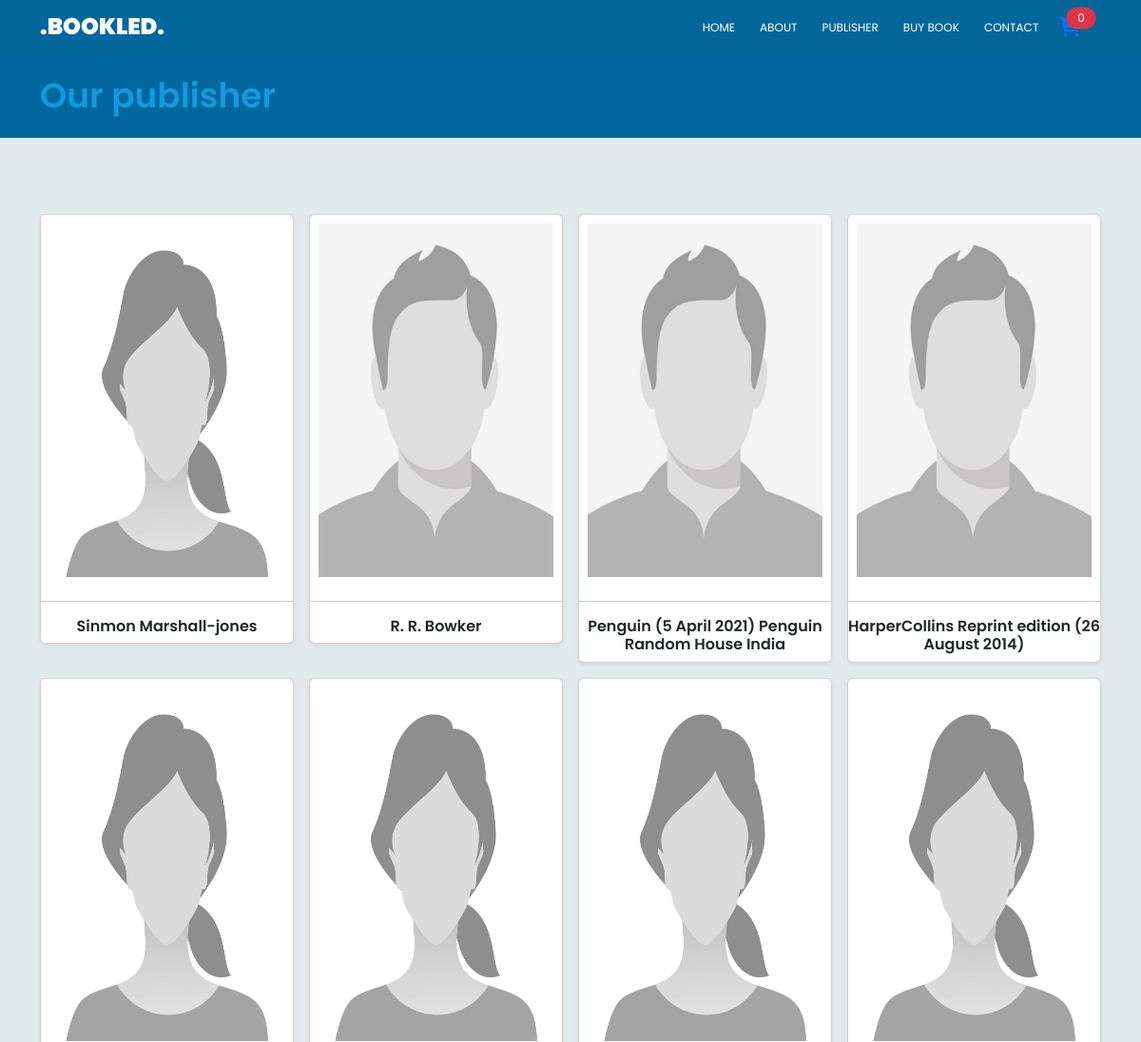
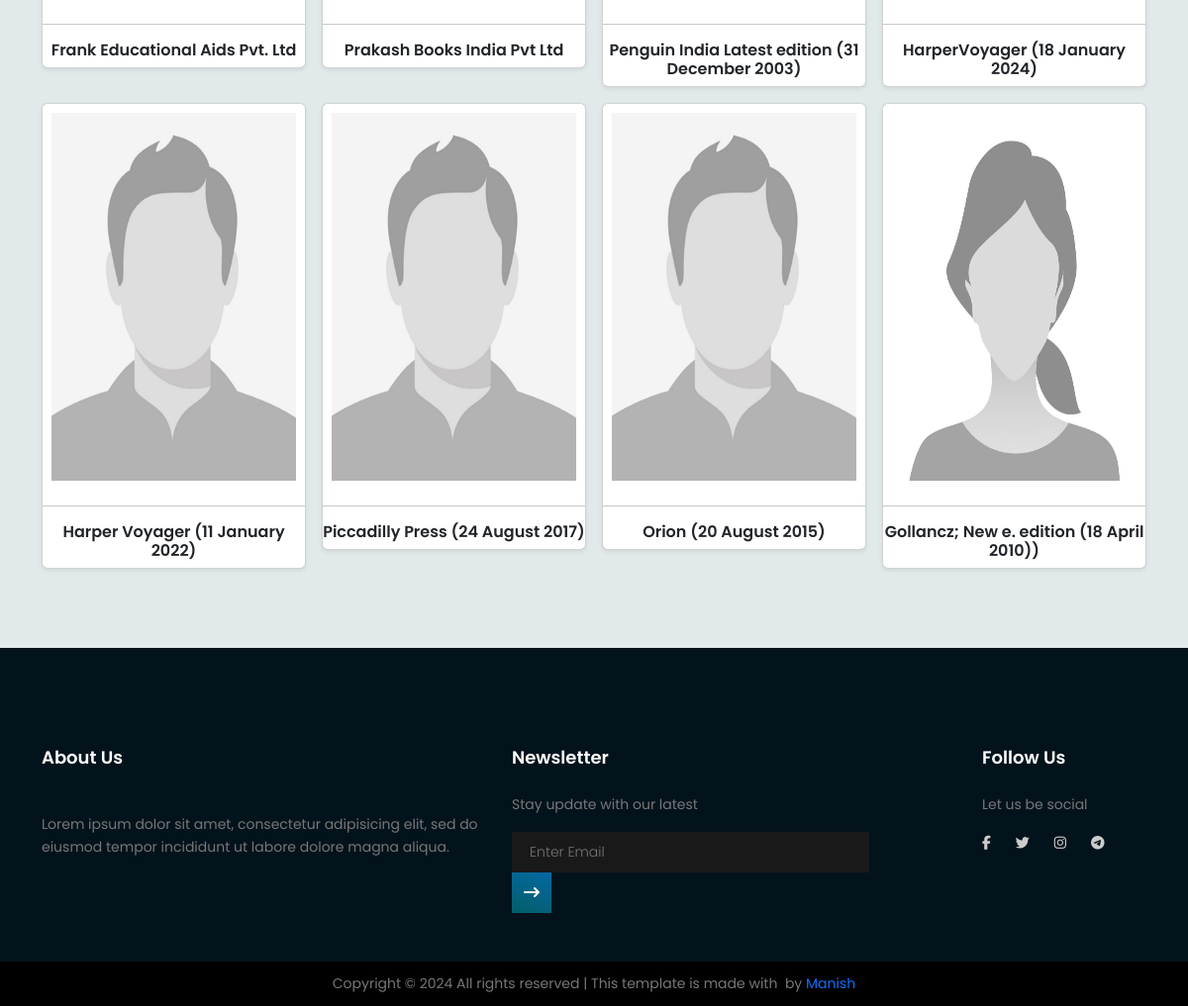
Page /publisher.php on the committed database (2 pictures, top to bottom).
### tables this page shows
CREATE TABLE `publishers` (
  `p_id` int(255) NOT NULL,
  `name` varchar(255) NOT NULL,
  `image` varchar(255) NOT NULL,
  `detail` varchar(3000) NOT NULL,
  `a_id` int(255) NOT NULL
);

### db/function.php (called while the page is built, shortened)
<?php
function count_order_product()
{
    if (!isset($_SESSION["cart"])) {
        return 0;
    }
    $totalcount = count($_SESSION["cart"]);
    return $totalcount;
}

### publisher.php (the view, shortened to what this page needs)
<?php
require_once ("db/function.php");
$productOrderEmpty = count_order_product();
require_once ("template/header.php");
?>
<section class="top-banner-padding banner about-banner">
    <div class="container owncontainer">
        <h1>Our publisher</h1>
    </div>
</section>
<section class="publisher-container">
    <div class="publisher-pg-area relative">
        <div class="container owncontainer">
            <div class="publisher-pg-product">
                <div class="row row-cols-1 row-cols-sm-2 row-cols-md-3 g-3">
                    <?php
                    require_once ("db/function.php");
                    $conn = db_connect();
                    $sql = "SELECT * FROM publishers";
                    $result = mysqli_query($conn, $sql);
                    if ($result) {
                        while ($row = mysqli_fetch_assoc($result)) {
                            $image = $row['image'];
                            ?>
                            <div class="col-md-3">
                                <div class="card shadow-sm">
                                    <div class="bk-prod-img">
                                        <img src="dbimages/publisher_img/<?php echo $image  ?>" alt="">
                                    </div>
                                    <hr>
                                    <h5 class="card-title text-center"><?php echo $row['name']; ?></h5>
                                </div>
                            </div>
                            <?php
                        }
                    } else {
                        echo "Error: " . mysqli_error($conn);
                    }
                    ?>
                </div>
            </div>
        </div>
    </div>
</section>
<?php require_once ("template/footer.php"); ?>

### template/header.php (shortened to what this page needs)
<?php
$url = $_SERVER['REQUEST_URI'];
$parts = explode('/', $url);
$countUrl = count($parts);
$urlidx = $parts[$countUrl - 1];
?>
<!DOCTYPE html>
<html lang="en">
<head>
    <link rel="stylesheet" href="assets/css/bootstrap.css">
    <link rel="stylesheet" href="assets/css/bootstrap.min.css">
    <link rel="stylesheet" href="assets/css/owl.carousel.css">
    <link rel="stylesheet" href="assets/css/owl.carousel.min.css">
    <link rel="stylesheet" href="assets/css/lightbox.css">
    <link rel="stylesheet" href="assets/css/font-awesome_all.min.css">
    <link rel="stylesheet" href="assets/css/fontawesome.min.css">
    <link rel="stylesheet" href="assets/css/main.css">
    <link rel="stylesheet" href="assets/css/style.css">
    <link rel="stylesheet" href="assets/css/responsive.css">
</head>
<body>
    <header id="header" class="header">
        <div class="container">
            <div class="navbar-container">
                <nav class="navbar-eccom navbar navbar-expand-lg">
                    <div id="logo">
                        <h3 class="text-white"><strong>.BOOKLED.</strong></h3>
                    </div>
                    <div class="navbar-eccom-collapse  collapse navbar-collapse" id="navbarText">
                        <div class="navbar-eccom-collapse-contain">
                            <ul class="nav-menu">
                                <li class="<?php echo ($urlidx == "") ? "menu-active" : ""; ?>"><a href="./">Home</a></li>
                                <li class="<?php echo ($urlidx == "about") ? "menu-active" : ""; ?>"><a href="about">About</a></li>
                                <li class="<?php echo ($urlidx == "publisher") ? "menu-active" : ""; ?>"><a href="publisher">Publisher</a></li>
                                <li class="<?php echo ($urlidx == "buy") ? "menu-active" : ""; ?>"><a href="buy">Buy Book</a></li>
                                <li class="<?php echo ($urlidx == "contact") ? "menu-active" : ""; ?>"><a href="contact">Contact</a></li>
                            </ul>
                        </div>
                    </div>
                </nav>
                <div class="newwork-desktop">
                    <ul>
                        <li>
                            <a href="cart" class="head-cart position-relative">
                                <span class="cart-num position-absolute top-0 start-100 translate-middle badge rounded-pill bg-danger">
                                    <?php
                                    echo $productOrderEmpty;
                                    ?>
                                </span>
                            </a>
                        </li>
                    </ul>
                </div>
            </div>
        </div>
    </header>
    <main>

### template/footer.php (shortened to what this page needs)
</main>
<footer class="footer-area section-footer-gap">
    <div class="container">
        <div class="row">
            <div class="col-lg-5 col-md-6 col-sm-6">
                <div class="single-footer-widget">
                    <h6>About Us</h6>
                    <p class="footer-text">
                        Lorem ipsum dolor sit amet, consectetur adipisicing elit, sed do eiusmod tempor incididunt ut
                        labore dolore magna aliqua.
                    </p>
                </div>
            </div>
            <div class="col-lg-5  col-md-6 col-sm-6">
                <div class="single-footer-widget">
                    <h6>Newsletter</h6>
                    <p>Stay update with our latest</p>
                    <div class="" id="mc_embed_signup">
                        <form target="_blank" novalidate="true"
                            action="https://spondonit.us12.list-manage.com/subscribe/post?u=1462626880ade1ac87bd9c93a&amp;id=92a4423d01"
                            method="get" class="form-inline">
                            <input class="form-control" name="EMAIL" placeholder="Enter Email"
                                onfocus="this.placeholder = ''" onblur="this.placeholder = 'Enter Email '" required=""
                                type="email">
                            <button class="click-btn btn btn-default"><i class="fa fa-long-arrow-right"
                                    aria-hidden="true"></i></button>
                        </form>
                    </div>
                </div>
            </div>
            <div class="col-lg-2 col-md-6 col-sm-6 social-widget">
                <div class="single-footer-widget">
                    <h6>Follow Us</h6>
                    <p>Let us be social</p>
                    <div class="footer-social d-flex align-items-center">
                        <a href="#"><i class="fa-brands fa-facebook-f"></i></a>
                        <a href="#"><i class="fa-brands fa-twitter"></i></a>
                        <a href="#"><i class="fa-brands fa-instagram"></i></a>
                        <a href="#"><i class="fa-brands fa-telegram"></i></a>
                    </div>
                </div>
            </div>
        </div>
    </div>
    <div class="container-fluid p-0">
        <div class="copyright">
            <p class="m-0 copyright-txt">
                Copyright ©
                 All rights reserved | This template is made with  by <a href="http://manishpanda.site/" target="_blank">Manish</a>
            </p>
        </div>
    </div>
</footer>
</body>
</html>

### assets/css/main.css (style rules this page uses)
* { padding: 0; margin: 0; box-sizing: border-box; }
body { min-height: 100vh; display: flex; flex-direction: column; }
footer { margin-top: auto; }
body { color: #777777; font-family: "Poppins", sans-serif; font-size: 14px; font-weight: 400; line-height: 1.625em; position: relative; background-color: #e1e9eb; }
ol, ul { margin: 0; padding: 0; list-style: none; }
a { -webkit-transition: all 0.3s ease 0s; -moz-transition: all 0.3s ease 0s; -o-transition: all 0.3s ease 0s; transition: all 0.3s ease 0s; }
a, a:focus, a:hover { text-decoration: none; outline: 0; }
.btn i, .btn-large i, .btn-floating i, .btn-large i, .btn-flat i { font-size: 1em; line-height: inherit; }
h1, h2, h3, h4, h5, h6 { font-family: "Poppins", sans-serif; color: #222222; line-height: 1.2em !important; margin-bottom: 0; margin-top: 0; font-weight: 600; }
h1, .h1 { font-size: 36px; }
h3, .h3 { font-size: 24px; }
h5, .h5 { font-size: 16px; }
h6, .h6 { font-size: 14px; color: #222222; }
.text-white { color: #fff; }
.text-center { text-align: center; }
.relative { position: relative; }
h1 { font-size: 36px; }
h3 { font-size: 24px; }
h5 { font-size: 16px; }
h6 { font-size: 14px; }
h1, h2, h3, h4, h5, h6 { line-height: 1.5em; }
#header { padding: 14px 0; position: fixed; left: 0; top: 0; right: 0; transition: all 0.5s; z-index: 997; background-color: #03679b; }
.nav-menu, .nav-menu * { margin: 0; padding: 0; list-style: none; }
.nav-menu li { position: relative; white-space: nowrap; }
.nav-menu > li { float: left; }
.nav-menu a { padding: 0 8px 0px 8px; text-decoration: none; display: inline-block; color: #fff; font-weight: 400; font-size: 12px; text-transform: uppercase; outline: none; }
.nav-menu > li { margin-left: 10px; }
.p1-gradient-bg, .primary-btn, .hero-area, .single-price:hover .price-bottom, .call-to-action-area, .single-footer-widget .click-btn, .generic-hero { background-image: -moz-linear-gradient(249deg, #0469a3 0%, #035e69 100%); background-image: -webkit-linear-gradient(249deg, #0469a3 0%, #035e69 100%); background-image: -ms-linear-gradient(249deg, #0469a3 0%, #035e69 100%); }
.footer-area { padding-top: 100px; background-color: #03131c; }
h6 { color: #fff; margin-bottom: 25px; font-size: 18px; font-weight: 600; }
.footer-social a { padding-right: 25px; -webkit-transition: all 0.3s ease 0s; -moz-transition: all 0.3s ease 0s; -o-transition: all 0.3s ease 0s; transition: all 0.3s ease 0s; }
.footer-social i { color: #cccccc; -webkit-transition: all 0.3s ease 0s; -moz-transition: all 0.3s ease 0s; -o-transition: all 0.3s ease 0s; transition: all 0.3s ease 0s; }
.single-footer-widget input { border: none; width: 80% !important; font-weight: 300; background: #191919; color: #777; padding-left: 20px; border-radius: 0; font-size: 14px; padding: 10px 18px; }
.single-footer-widget .click-btn { color: #fff; border-radius: 0; border-top-left-radius: 0px; border-bottom-left-radius: 0px; padding: 8px 12px; border: 0; }
.footer-text { padding-top: 20px; }
.copyright .copyright-txt { padding: 11px 0; text-align: center; background-color: black; margin-top: 49px !important; }
.bk-prod-img { width: 100%; height: 390px; padding: 9px; margin: 0px auto; }
.bk-prod-img img { width: 100%; height: 100%; object-fit: fill; }

### assets/css/style.css (style rules this page uses)
.head-cart .cart-num { width: 31px; height: 23px; display: flex; align-items: center; justify-content: center; font-weight: 400; font-size: 12px; }
.navbar-container { display: flex; align-items: center; }
.navbar-container .newwork-desktop { margin-left: 13px; position: relative; padding-right: 21px; }
.navbar-eccom { padding: 0; align-items: center; width: 100%; }
.navbar-eccom-collapse { justify-content: end; }
.navbar-eccom-collapse-contain ul li { padding: 3px 0; }
.top-banner-padding { padding-top: 79px; padding-bottom: 23px; background-color: #00689e; }
.banner h1 { color: #1399de; }
.publisher-container { padding: 80px 0; }

### rows in the picture
publishers: image (picture), name "Sinmon Marshall-jones"
publishers: image (picture), name "R. R. Bowker"
publishers: image (picture), name "Penguin (5 April 2021) Penguin Random House India"
publishers: image (picture), name "HarperCollins Reprint edition (26 August 2014)"
publishers: image (picture), name "Frank Educational Aids Pvt. Ltd"
publishers: image (picture), name "Prakash Books India Pvt Ltd"
publishers: image (picture), name "Penguin India Latest edition (31 December 2003)"
publishers: image (picture), name "HarperVoyager (18 January 2024)"
publishers: image (picture), name "Harper Voyager (11 January 2022)"
publishers: image (picture), name "Piccadilly Press (24 August 2017)"
publishers: image (picture), name "Orion (20 August 2015)"
publishers: image (picture), name "Gollancz; New e. edition (18 April 2010))"

### other values in the picture
$productOrderEmpty "0"
